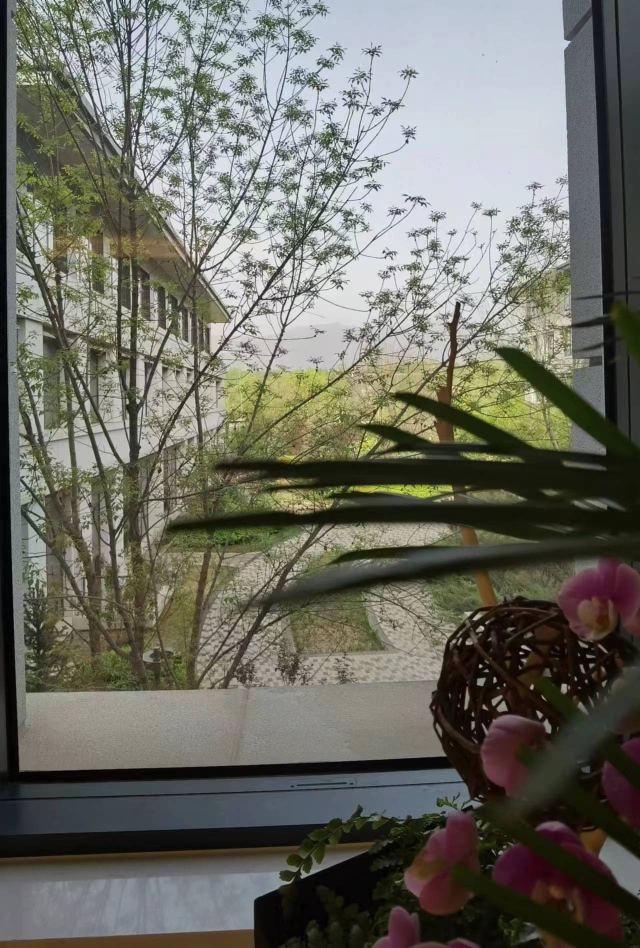
%> input picture 嵌入后的结果/SP.png, 1280 x 1896 px (shown at 1/2 size)
$ octave text_extraction.m   (GNU Octave 9; MATLAB toolbox functions it lacks are replaced by stand-ins)
%> lines starting %> are read from the running program, lines starting %| are printed output that depends on the picture
### F5_out.m
function extract = F5_out(stego, data_len)
    %% 初始化
    Q = [16 11 10 16 24 40 51 61;
         12 12 14 19 26 58 60 55;
         14 13 16 24 40 57 69 56;
         14 17 22 29 51 87 80 62;
         18 22 37 56 68 109 103 77;
         24 35 55 64 81 104 113 92;
         49 64 78 87 103 121 120 101;
         72 92 95 98 112 100 103 99]; % 标准量化表
    Q = Q * 0.6;
    [h, w] = size(stego);
    M = [0 0 0 1 1 1 1;
         0 1 1 0 0 1 1;
         1 0 1 0 1 0 1];     % 校验矩阵
    D = zeros(h, w);           % 零时存储矩阵
    %% DCT转换和量化
    for i = 1:h/8
        for j = 1:w/8
            D(8*(i-1)+1:8*i, 8*(j-1)+1:8*j) = dct2(stego(8*(i-1)+1:8*i, 8*(j-1)+1:8*j));
            D(8*(i-1)+1:8*i, 8*(j-1)+1:8*j) = round(D(8*(i-1)+1:8*i, 8*(j-1)+1:8*j) ./ Q);
        end
    end
    %% 数据提取
    num = 1;          % 记录目前已经提取的data数量
    a = zeros(7, 1);
    k = 1;            % 记录当前7个数值中已取数量
    extract = [];     % 记录结果
    for i = 1:h
        for j = 1:w
            % 正奇数或负偶数为 1
            if (D(i, j) > 0 && mod(D(i, j), 2) == 1) || (D(i, j) < 0 && mod(D(i, j), 2) == 0)
                a(k) = 1;
                k = k + 1;
            % 负奇数或正偶数为 0
            elseif (D(i, j) < 0 && mod(D(i, j), 2) == 1) || (D(i, j) > 0 && mod(D(i, j), 2) == 0)
                a(k) = 0;
                k = k + 1;
            end
            if k > 7  % 表示集满 7 个数据
                temp = M * a;
                temp = mod(temp, 2);
                % 存入结果
                extract(num:num+2) = temp;
                num = num + 3;
                k = 1;
            end
            if num > data_len
                break;
            end
        end
        if num > data_len
            break;
        end
    end
end

### bits_to_str.m
function msg_str = bits_to_str(msg_bits)
    % 保留有效比特流部分
    bit_count = length(msg_bits);
    valid_bit_count = bit_count - mod(bit_count, 8);
    valid_msg_bits = msg_bits(1:valid_bit_count);

    % 将比特流重新整形成矩阵
    msg_bin_matrix = reshape(logical(valid_msg_bits), 8, []).';

    % 将二进制矩阵转换回整数向量
    msg_bin_vector = bi2de(msg_bin_matrix, 'left-msb');

    % 将整数向量转换为Unicode字符向量
    unicode_vector = native2unicode(msg_bin_vector);

    % 将Unicode字符向量转换为字符串
    msg_str = char(unicode_vector)';  % 取转置，在一行输出
end

### text_extraction.m
% 初始环境
clc
clear
close all

% 图片名
filename = 'SP.png';

% 读取生成的压缩图像的数据
cover = imread(filename);
%> cover is the input picture: size 1896x1280x3 uint8; mean R, G, B 108, 108.3, 98.9

% 如果图片大小不一致，则需要缩放图片至 1896x1280
targetSize = [1896, 1280];
if size(cover, 1) ~= targetSize(1) || size(cover, 2) ~= targetSize(2)
    cover = imresize(cover, targetSize);
end

% 获取单个通道
red_channel = cover(:,:,1);  % 1896x1280 红色通道
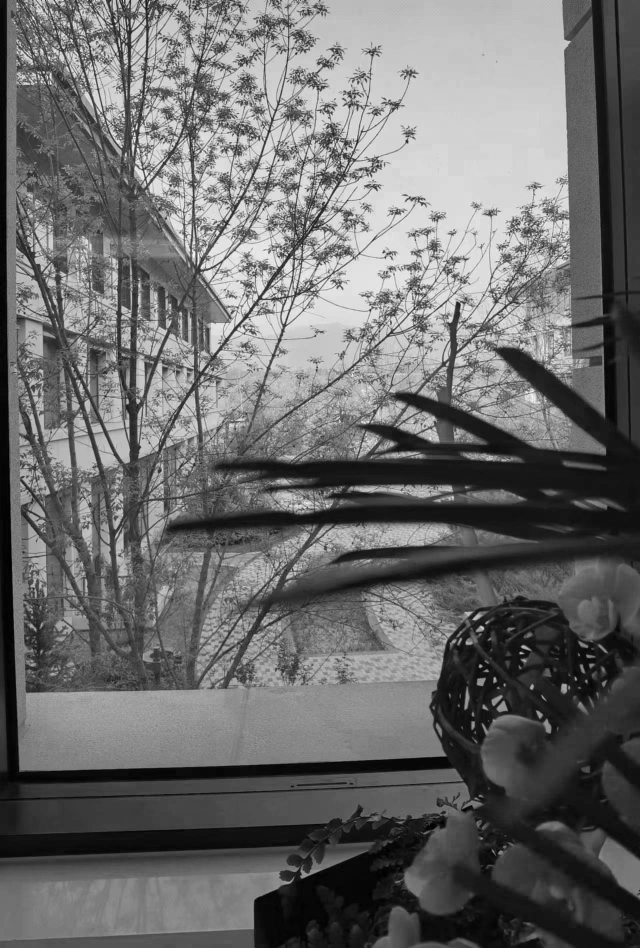
%> red_channel: size 1896x1280 uint8 (shown at 1/2 size); min 0, max 255, mean 108

% F5 提取数据
extract = F5_out(red_channel, 240);
%> after the loop in F5_out, `for i = 1:h/8`:
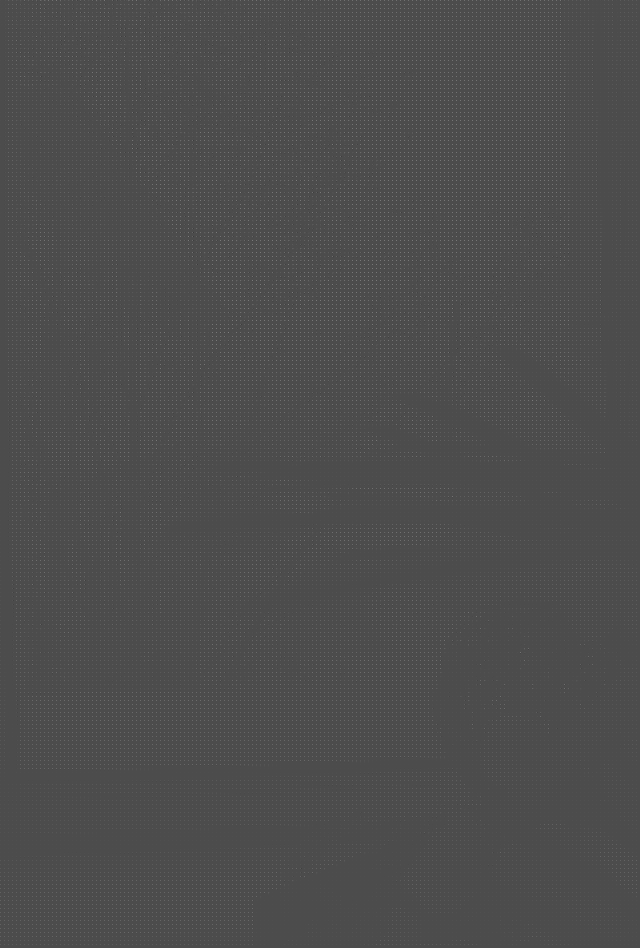
%> D: size 1896x1280 double (shown at 1/2 size); min -82, max 192, mean 1.4; drawn with min black and max white
%> after the loop in F5_out, `for i = 1:h`: a = [1; 1; 1; 0; 1; 1; 0]; extract = 240 values, max 1 at index 1, min 0 at index 2, mean 0.525; k = 1; num = 241; temp = [0; 1; 1]

result_str = ['提取结果为：', bits_to_str(extract)];
%> in bits_to_str, `valid_msg_bits = msg_bits(1:valid_bit_count);`: valid_msg_bits has the same summary as extract in F5_out
%> in bits_to_str, `msg_bin_vector = bi2de(msg_bin_matrix, 'left-msb');`: msg_bin_vector = 30 values, max 247 at index 13, min 0 at index 28, mean 102.8
%> the run ends on the next line
